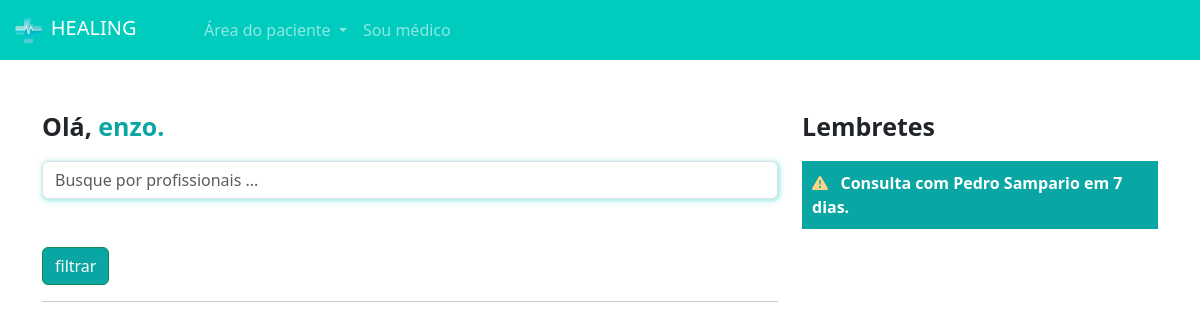
Before: /pacientes/home/ (signed in) with the older database file.
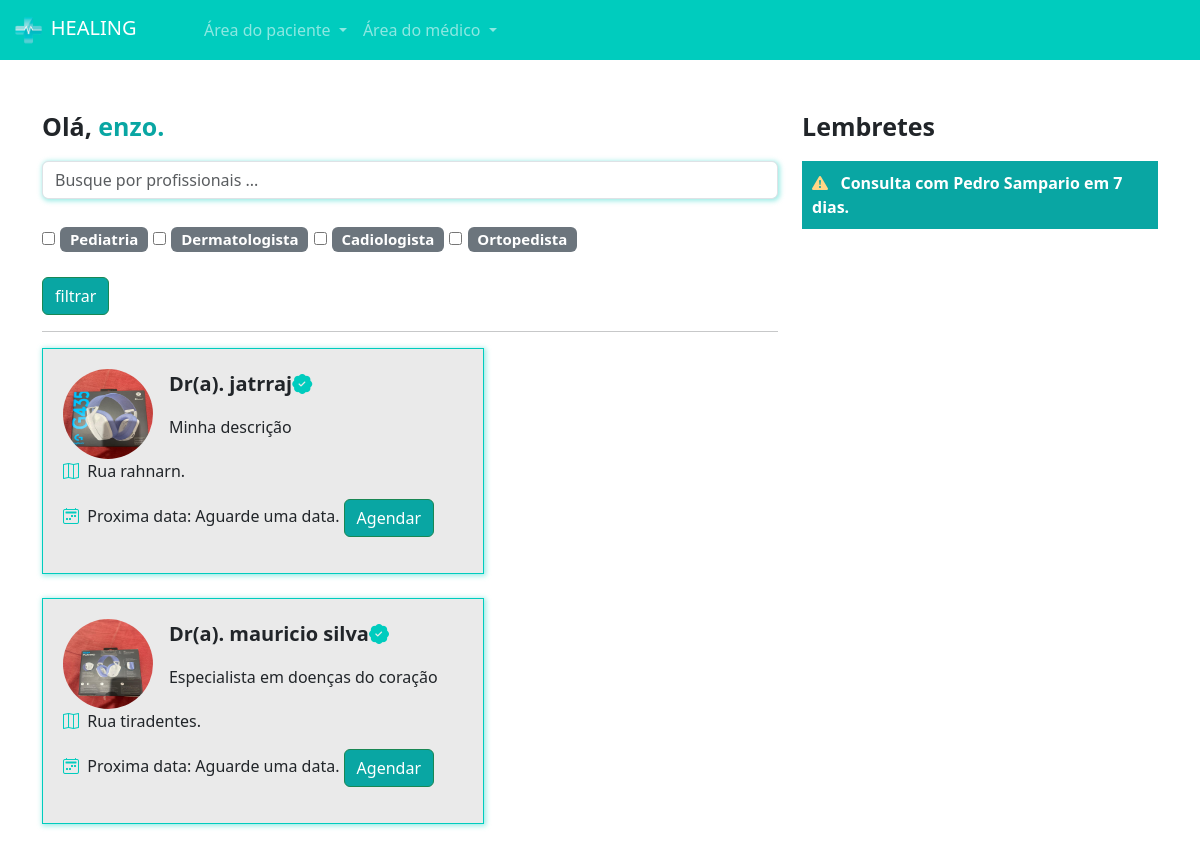
After: the same page with the newer database file.
### medico/models.py (models this page shows, shortened)
class Especialidades(models.Model):
    especialidade = models.CharField(max_length=100)
    icone = models.ImageField(upload_to="icones", null=True, blank=True)

class DadosMedico(models.Model):
    crm = models.CharField(max_length=30)
    nome = models.CharField(max_length=100)
    cep = models.CharField(max_length=15)
    rua = models.CharField(max_length=100)
    bairro = models.CharField(max_length=100)
    numero = models.IntegerField()
    rg = models.ImageField(upload_to='rgs')
    cedula_identidade_medica = models.ImageField(upload_to='cim')
    foto = models.ImageField(upload_to='fotos_perfil')
    descricao = models.TextField()
    valor_consulta = models.FloatField(default=100)
    user = models.ForeignKey(User, on_delete=models.DO_NOTHING)
    especialidade = models.ForeignKey(Especialidades, on_delete=models.DO_NOTHING)
    @property
    def proxima_data(self):
        proxima_data = DatasAbertas.objects.filter(user=self.user).filter(data__gt=datetime.now()).filter(agendado=False).order_by('data').first()
        return proxima_data

### paciente/views.py (the view)
# urls.py: path('home/', views.home, name='home'),
def home(request):
    if request.method == "GET":
        medico_filtrar = request.GET.get('medico')
        especialidades_filtrar = request.GET.getlist('especialidades')
        medicos = DadosMedico.objects.all()
        if medico_filtrar:
            medicos = medicos.filter(nome__icontains=medico_filtrar)
        if especialidades_filtrar:
            medicos = medicos.filter(especialidade_id__in=especialidades_filtrar)
        especialidade = Especialidades.objects.all()
        return render(request, 'home.html', {'medicos': medicos, 'especialidades': especialidade, 'is_medico': is_medico(request.user)})

### medico/models.py (called while the page is built)
def  is_medico(user):
    return DadosMedico.objects.filter(user=user).exists()

### paciente/templates/home.html
{% extends "base.html" %}
{% load static %}
{% block 'head' %}
    <link rel="stylesheet" href="{% static 'medicos/css/abrir_horario.css' %}">
    <link rel="stylesheet" href="{% static 'usuarios/css/usuarios.css' %}">
    <link rel="stylesheet" href="{% static 'medicos/css/cadastro_medico.css' %}">
    <link rel="stylesheet" href="{% static 'pacientes/css/home.css' %}">
    <link rel="stylesheet" href="https://cdn.jsdelivr.net/npm/bootstrap-icons@1.11.3/font/bootstrap-icons.min.css">
{% endblock 'head' %}
{% block 'body' %}
{% include 'partials/navbar.html' %}
<br><br>
<div class="container">
    <div class="row">
        <div class="col-md-8">
            <p style="font-size: 25px" class="p-bold">Olá, <span class="color-dark">{{request.user.username}}.</span></p>
            <form action="{% url 'home' %}" post="GET">
                <input type="text" class="form-control shadow-main-color" placeholder="Busque por profissionais ..." name="medico">
                <br>
                <div class="especialidades">
                    {% for especialidade in especialidades %}
                    <input type="checkbox" name="especialidades" value="{{especialidade.id}}">
                    <span class="badge bg-secondary">
                        {{especialidade.especialidade}}
                    </span>
                {% endfor %}
                </div>
                <br>
                <input type="submit" value="filtrar" class="btn btn-success btn-dark-color">
            </form>
            <hr>
            <div class="list-medicos">
                {% for medico in medicos %}
                <div class="card-medicos shadow-main-color">
                    <div class="row">
                        <div class="col-md-3"><img src="{{medico.foto.url}}" class="foto-perfil-card" alt=""></div>
                        <div class="col-md">
                            <p style="font-size: 20px" class="p-bold">Dr(a). {{medico.nome}}<i class="bi bi-patch-check-fill icon-main"></i></p>
                            <p>{{medico.descricao}}</p>
                        </div>
                    </div>
                    <p><i class="bi bi-map icon-main"></i>&nbsp&nbspRua {{medico.rua}}.</p>
                    <p><i class="bi bi-calendar2-week icon-main"></i>&nbsp&nbspProxima data:
                        {% if medico.proxima_data %}
                            {{medico.proxima_data}}
                        {% else %}
                            Aguarde uma data.
                        {% endif %}
                    <a href="{% url 'escolher_horario' medico.id %}" class="btn btn-success btn-dark-color">Agendar</a>
                </div>
                <br>
                {% endfor %}
            </div>
        </div>
        <div class="col-md-4">
            <p style="font-size: 25px" class="p-bold">Lembretes</p>
            <p class="bg-main-lembrete">
                <span class="p-bold"><i class="bi bi-exclamation-triangle-fill icon-differential"></i>&nbsp&nbsp Consulta com Pedro Sampario em 7 dias.</span>
            </p>
        </div>
    </div>
</div>
{% endblock 'body' %}

Changed rows visible on the page:
added Especialidades: especialidade "Pediatria"
added Especialidades: especialidade "Dermatologista"
added Especialidades: especialidade "Cadiologista"
added Especialidades: especialidade "Ortopedista"
added DadosMedico: foto (picture), nome "jatrraj", descricao "Minha descrição", rua "rahnarn", shows "Aguarde uma data."
added DadosMedico: foto (picture), nome "mauricio silva", descricao "Especialista em doenças do coração", rua "tiradentes", shows "Aguarde uma data."
Other visible differences:
text no longer shown: "Sou médico"
text now shown: "Área do médico"
